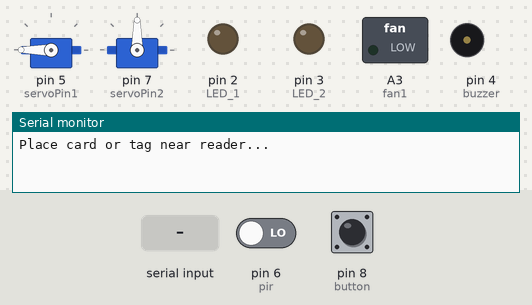
Simulated run of this sketch. Board: Arduino Uno, built with avr-gcc and run on an emulated ATmega328P. Shown: 2 × servo, switched loads named in the sketch (green lamp = pin HIGH), output pins drawn as LEDs (lit = HIGH), buzzer (waves = sounding), the last lines printed to the serial monitor. The test bench sets the inputs (shaded band); at power-on: pin 8 (button) HIGH, pin 6 (pir) LOW. Pins used as bus, display or sensor lines are not drawn.

Above: at 1.2 s.
1.3 s: pin 8 (button) pulled LOW for 0.15 s
At 2.8 s:
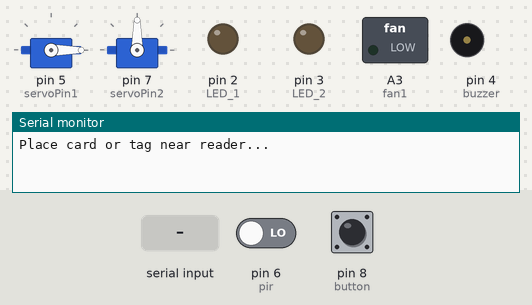
3.3 s: pin 6 (pir) driven HIGH
At 4.3 s:
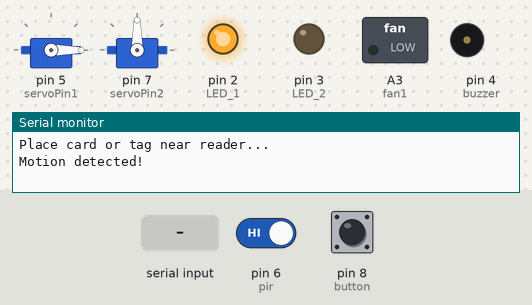
4.8 s: "3" received over the second serial link
At 5.6 s:
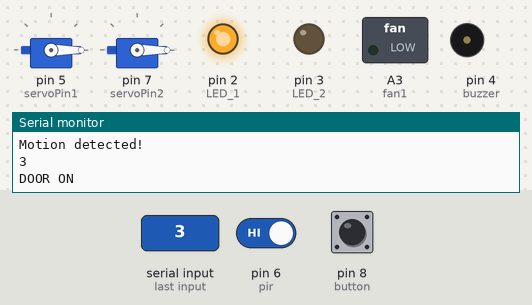
6.3 s: "4" received over the second serial link
At 7.3 s:
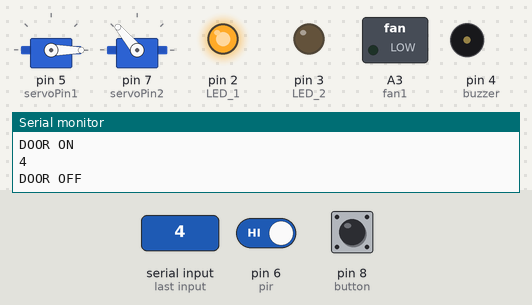
7.8 s: "7" received over the second serial link
At 8.7 s:
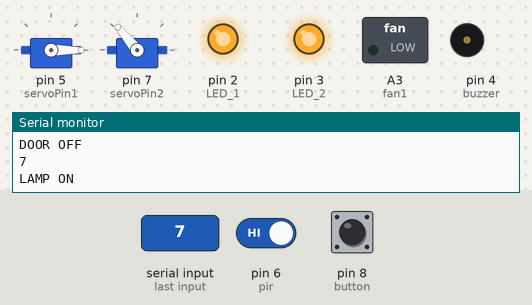
9.3 s: pin 6 (pir) driven LOW
At 10.1 s:
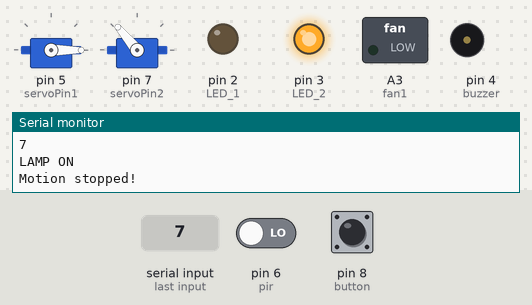
Timing chart, 0 to 11.8 s (numbered marks = the images above; inputs shaded):
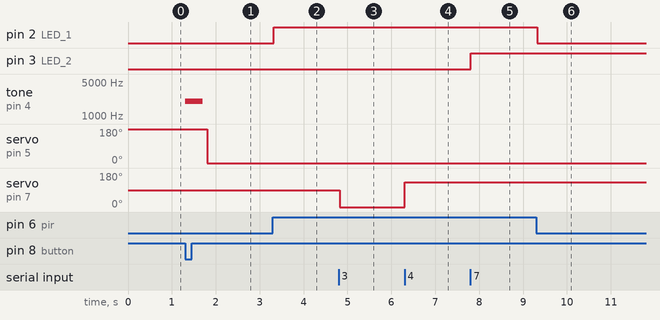

Measured:
- after the input at 1.3 s, tone on pin 4 (buzzer): silent → 2000 Hz at once, → silent 0.40 s later; servo on pin 5 (servoPin1): 180° → 0° after 0.51 s
- after the input at 3.3 s, pin 2 (LED_1): LOW → HIGH at once
- after the input at 4.8 s, servo on pin 7 (servoPin2): 90° → 0° at once
- after the input at 6.3 s, servo on pin 7 (servoPin2): 0° → 130° at once
- after the input at 7.8 s, pin 3 (LED_2): LOW → HIGH at once
- after the input at 9.3 s, pin 2 (LED_1): HIGH → LOW at once

The sketch:

Arduino_Uno__Receiver_.ino
```cpp
/*========== PROGRAM UNTUK ARDUINO UNO ==========*/
/*========== Oleh: https://github.com/hooda811/ ==========*/
/*== Program lain: https://github.com/hooda811/Program ==*/

#include <Servo.h>
#include <SPI.h>
#include <RFID.h>
#include <SoftwareSerial.h>
SoftwareSerial komunikasi2(A1,A0);

RFID rfid(10, 9);
Servo myservo1;
Servo myservo2;

int fan1 = A3;

byte kartu[3][5] =
{
  {121, 23, 121, 156, 139},
  {136, 4, 118, 81, 171},
  {136, 2, 63, 226, 87}
};

int LED_1 = 2;
int LED_2 = 3;
const int servoPin1 = 5;
const int servoPin2 = 7;
int button = 8;
int buzzer = 4;
int pir = 6;

boolean card;
int buttonstate = 0;

float sinVal;
int toneVal;

int state = LOW;
int val = 0;

int counter = 0;
void setup()
{
  Serial.begin(9600);
  komunikasi2.begin(9600);
  while(!Serial);
  SPI.begin();
  rfid.init();

  myservo1.attach(servoPin1);
  myservo2.attach(servoPin2);

  pinMode(button, INPUT_PULLUP);
  pinMode(buzzer, OUTPUT);
  pinMode(LED_1, OUTPUT);
  pinMode(LED_2, OUTPUT);
  pinMode(pir, INPUT);
  pinMode(fan1, OUTPUT);
  digitalWrite(LED_1, LOW);
  digitalWrite(LED_2, LOW);
  analogWrite(fan1, LOW);
  Serial.println("Place card or tag near reader...");
}

void buka()
{
  myservo1.write(340);
}

void tutup()
{
  myservo1.write(0);
}

void loop()
{
  serialkomunikasi();
  button1();
  rfid1();
  PIR_s();
}
```

RFID.ino
```cpp
void rfid1(){
    if (rfid.isCard())
  {
    if (rfid.readCardSerial())
    {
      Serial.print("Found ID: ");
      Serial.print(rfid.serNum[0]);
      Serial.print(",");
      Serial.print(rfid.serNum[1]);
      Serial.print(",");
      Serial.print(rfid.serNum[2]);
      Serial.print(",");
      Serial.print(rfid.serNum[3]);
      Serial.print(",");
      Serial.println(rfid.serNum[4]);
    }

    bool validated = false;

    for (int x = 0; x < 4; x++)
    {
      if (rfid.serNum[0] == kartu[x][0] && rfid.serNum[1] == kartu[x][1] && rfid.serNum[2] == kartu[x][2] && rfid.serNum[3] == kartu[x][3] && rfid.serNum[4] == kartu[x][4])
      {
        validated = true;
      }
    }

    if (validated)
    {
      card = true;
    }
    else
    {
      card = false;
    }

    if (card == true)
    {
      Serial.println("Correct Card");
      //digitalWrite(LED_1, HIGH);
      //digitalWrite(LED_2, LOW);
      //delay(500);
      //digitalWrite(LED_2, LOW);
      for (int x = 0; x < 180; x++)
      {
        sinVal = (sin(x * (3.1412 / 180)));
        toneVal = 2000 + (int(sinVal * 1000));
        tone(buzzer, toneVal);
        delay(300);
        noTone(buzzer);
        break;
      }

      if (counter == 0)
      {
        counter = 1;
      }
      else
      {
        counter = 0;
      }
    }

    else
    {
      Serial.println("Wrong Card");
      delay(500);
      /*digitalWrite(LED_1, LOW);
        digitalWrite(LED_2, HIGH);
        for(int x=0; x<180; x++)
        {
          sinVal = (sin(x*(3.1412/180)));
          toneVal = 2000+(int(sinVal*1000));
          tone(buzzer, toneVal);
          delay(1000);
          break;
        }
        noTone(buzzer);*/
    }
    rfid.halt();
  }
}
```

Sen_PIR.ino
```cpp
void PIR_s()
{
  val = digitalRead(pir);   // read sensor value
  if ((val == HIGH) && (state == LOW)) {        // check if the sensor is HIGH
    digitalWrite(LED_1, HIGH);   // turn LED ON
    //delay(1000);
    Serial.println("Motion detected!");
    state = HIGH;
    delay(700);
    //digitalWrite(buzzer, HIGH);
    //delay(1000);                // delay 100 milliseconds
  }

  else {
    if ((val == LOW) && (state == HIGH)) {
      digitalWrite(LED_1, LOW); // turn LED OFF
      //delay(1000);
      Serial.println("Motion stopped!");
      state = LOW;
      delay(700);
      //digitalWrite(buzzer, LOW);
      //delay(2000);             // delay 200 milliseconds
    }
  }
}
```

Serial.ino
```cpp
// Serial ESP8266 to Arduino Uno
// Serial include door, fan, and lamp

void serialkomunikasi(){
if(komunikasi2.available()){
  char datakom = komunikasi2.read();
  Serial.println(datakom);
  // DOOR
  if(datakom == '1'){
    Serial.println("FAN ON");
    analogWrite(fan1, HIGH);
  }
  if(datakom == '2'){
    Serial.println("FAN OFF");
    analogWrite(fan1, LOW);
  }
  if(datakom == '3'){
    Serial.println("DOOR ON");
    buka1();
  }
  if(datakom == '4'){
    Serial.println("DOOR OFF");
    tutup1();
  }
  if(datakom == '7'){
    Serial.println("LAMP ON");
    digitalWrite(LED_1, HIGH);
    digitalWrite(LED_2, HIGH);
  }
  if(datakom == '8'){
    Serial.println("LAMP OFF");
    digitalWrite(LED_1, LOW);
    digitalWrite(LED_2, LOW);
  }
  if(datakom == '9'){
    Serial.println("TERDETEKSI SIDIK JARI");
    buka1();
    Serial.println("Servo 2 Terbuka");
  }
  if(datakom == '10'){
    Serial.println("TERDETEKSI SIDIK JARI");
    tutup1();
    Serial.println("Servo 2 Tertutup");
  }
}
}
void buka1()
{
  myservo2.write(0);
}

void tutup1()
{
  myservo2.write(130);
}

void servo2a()
{

  if (counter == 0)
  {
    myservo2.write(0);
  }

  else if (counter == 1)
  {
    myservo2.write(130);
  }
  else
  {
    counter = 0;
  }
}
```

button.ino
```cpp
void button1(){
buttonstate = digitalRead(button);

  if (buttonstate == LOW)
  {
    for (int x = 0; x < 180; x++)
    {
      sinVal = (sin(x * (3.1412 / 180)));
      toneVal = 2000 + (int(sinVal * 1000));
      tone(buzzer, toneVal);
      delay(400);
      noTone(buzzer);
      break;
    }
    counter++;
    delay(100);
  }

  if (counter == 0)
  {
    myservo1.write(340);
  //  myservo2.write(0);
  }

  else if (counter == 1)
  {
    myservo1.write(0);
  //  myservo2.write(130);
  }
  else
  {
    counter = 0;
  }
}
```
